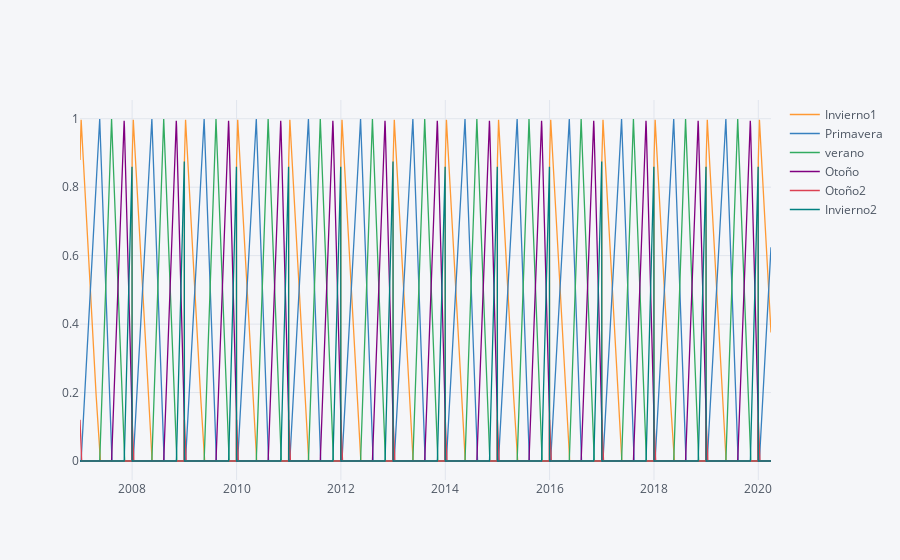

Notebook code cell kept with this figure:
### Markdown cell above
-  Para graficar

### Code cell
triangular().iplot()

### Figure 1 — Plotly figure (JSON) as saved in the notebook; plotly's stock layout.template omitted (floating-point values rounded to 4 significant figures; data arrays with more than 128 entries replaced by an {"elided": "..."} marker saying what was removed)
{"data": [{"line": {"color": "rgba(255, 153, 51, 1.0)", "dash": "solid", "shape": "linear", "width": 1.3}, "mode": "lines", "name": "Invierno1", "text": "", "type": "scatter", "x": {"elided": "4838 str values"}, "y": {"elided": "4838 float values"}}, {"line": {"color": "rgba(55, 128, 191, 1.0)", "dash": "solid", "shape": "linear", "width": 1.3}, "mode": "lines", "name": "Primavera", "text": "", "type": "scatter", "x": {"elided": "4838 str values"}, "y": {"elided": "4838 float values"}}, {"line": {"color": "rgba(50, 171, 96, 1.0)", "dash": "solid", "shape": "linear", "width": 1.3}, "mode": "lines", "name": "verano", "text": "", "type": "scatter", "x": {"elided": "4838 str values"}, "y": {"elided": "4838 float values"}}, {"line": {"color": "rgba(128, 0, 128, 1.0)", "dash": "solid", "shape": "linear", "width": 1.3}, "mode": "lines", "name": "Otoño", "text": "", "type": "scatter", "x": {"elided": "4838 str values"}, "y": {"elided": "4838 float values"}}, {"line": {"color": "rgba(219, 64, 82, 1.0)", "dash": "solid", "shape": "linear", "width": 1.3}, "mode": "lines", "name": "Otoño2", "text": "", "type": "scatter", "x": {"elided": "4838 str values"}, "y": {"elided": "4838 float values"}}, {"line": {"color": "rgba(0, 128, 128, 1.0)", "dash": "solid", "shape": "linear", "width": 1.3}, "mode": "lines", "name": "Invierno2", "text": "", "type": "scatter", "x": {"elided": "4838 str values"}, "y": {"elided": "4838 float values"}}], "layout": {"legend": {"bgcolor": "#F5F6F9", "font": {"color": "#4D5663"}}, "paper_bgcolor": "#F5F6F9", "plot_bgcolor": "#F5F6F9", "title": {"font": {"color": "#4D5663"}}, "xaxis": {"gridcolor": "#E1E5ED", "showgrid": true, "tickfont": {"color": "#4D5663"}, "title": {"font": {"color": "#4D5663"}, "text": ""}, "zerolinecolor": "#E1E5ED"}, "yaxis": {"gridcolor": "#E1E5ED", "showgrid": true, "tickfont": {"color": "#4D5663"}, "title": {"font": {"color": "#4D5663"}, "text": ""}, "zerolinecolor": "#E1E5ED"}}}
